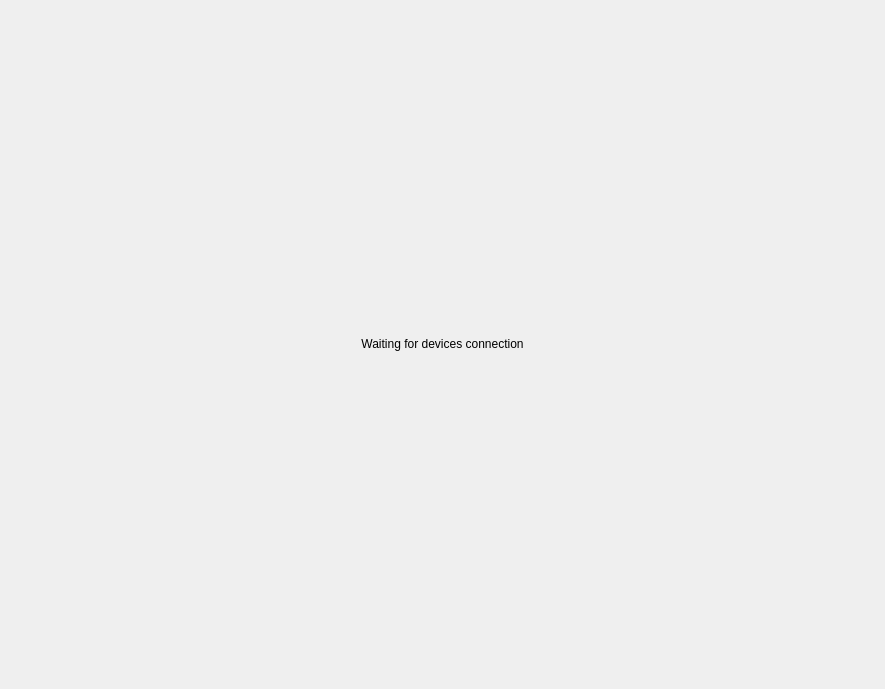
<?xml version="1.0" encoding="UTF-8"?>
<ui version="4.0">
 <class>SensorsDisplayForm</class>
 <widget class="QDialog" name="SensorsDisplayForm">
  <property name="geometry">
   <rect>
    <x>0</x>
    <y>0</y>
    <width>885</width>
    <height>689</height>
   </rect>
  </property>
  <property name="windowTitle">
   <string>Sensors Display</string>
  </property>
  <layout class="QVBoxLayout" name="verticalLayout">
   <item>
    <widget class="QWidget" name="widget_params" native="true">
     <property name="sizePolicy">
      <sizepolicy hsizetype="Preferred" vsizetype="Preferred">
       <horstretch>0</horstretch>
       <verstretch>0</verstretch>
      </sizepolicy>
     </property>
     <property name="maximumSize">
      <size>
       <width>16777215</width>
       <height>100</height>
      </size>
     </property>
     <layout class="QVBoxLayout" name="verticalLayout_2">
      <property name="spacing">
       <number>0</number>
      </property>
      <property name="leftMargin">
       <number>0</number>
      </property>
      <property name="topMargin">
       <number>0</number>
      </property>
      <property name="rightMargin">
       <number>0</number>
      </property>
      <property name="bottomMargin">
       <number>0</number>
      </property>
      <item>
       <layout class="QHBoxLayout" name="horizontalLayout">
        <item>
         <widget class="QLabel" name="label_waiting">
          <property name="text">
           <string>Waiting for devices connection</string>
          </property>
          <property name="alignment">
           <set>Qt::AlignCenter</set>
          </property>
          <property name="wordWrap">
           <bool>true</bool>
          </property>
         </widget>
        </item>
       </layout>
      </item>
     </layout>
    </widget>
   </item>
   <item>
    <layout class="QGridLayout" name="layout_blocks"/>
   </item>
  </layout>
 </widget>
 <resources/>
 <connections/>
</ui>
